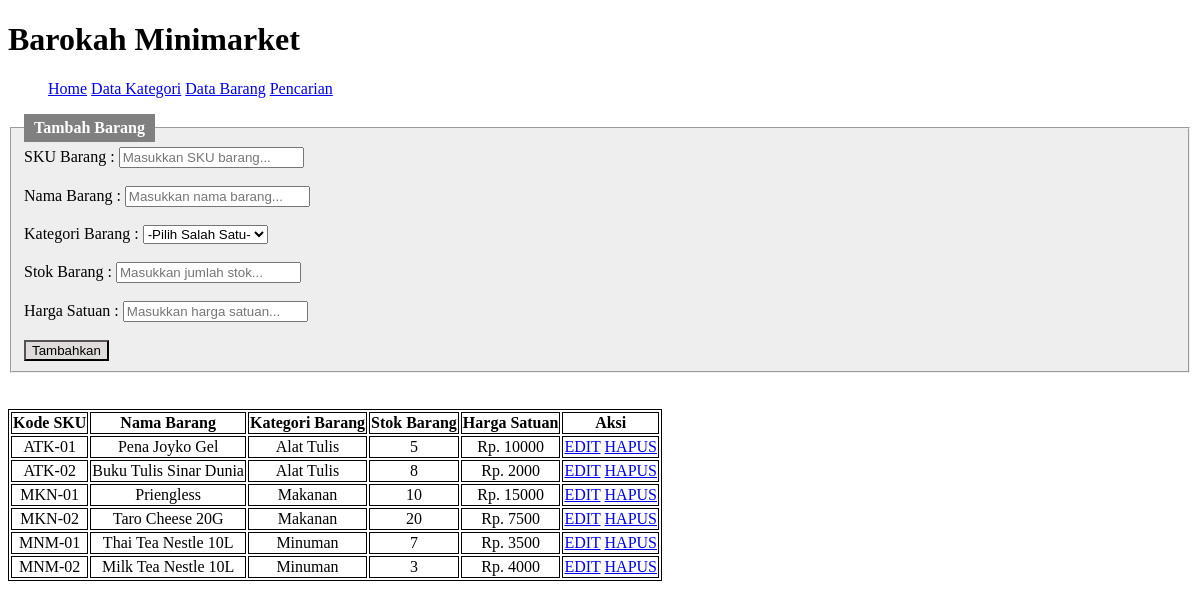
Screenshot of /UTS/data_barang.php with the database file from the repository.
### tables this page shows
CREATE TABLE `barang` (
  `sku_barang` varchar(50) NOT NULL,
  `nama_barang` varchar(50) NOT NULL,
  `kategori_barang` varchar(50) NOT NULL,
  `stok_barang` int(20) NOT NULL,
  `harga_satuan` int(20) NOT NULL
);

### UTS/data_barang.php (the view, shortened to what this page needs)
<!DOCTYPE html>
<html lang="en">
<head>
    <link rel="stylesheet" href="css/style.css">
    <?php
        include ("connection.php");
    ?>
</head>
<body>
    <h1>Barokah Minimarket</h1>
    <ul class="navigasi">
        <li><a href="index.php">Home</a></li>
        <li><a href="data_kategori.php">Data Kategori</a></li>
        <li><a href="data_barang.php">Data Barang</a></li>
        <li><a href="pencarian.php">Pencarian</a></li>
    </ul>
    <form action="proses_data.php" method="GET">
        <fieldset>
            <legend>Tambah Barang</legend>
            <label for="sku_barang">SKU Barang :</label>
            <input type="text" name="sku_barang" required="required" placeholder="Masukkan SKU barang...">
            <br><br>
            <label for="nama_barang">Nama Barang :</label>
            <input type="text" name="nama_barang" required="required" placeholder="Masukkan nama barang...">
            <br><br>
            <label for="kategori_barang">Kategori Barang :</label>
            <?php
                    $query = "SELECT nama_kategori FROM kategori ORDER BY nama_kategori ASC";
                    $result = mysqli_query($connect, $query);
            ?>
            <select name="kategori_barang" required="required">
                <option value="">-Pilih Salah Satu-</option>
                <?php while($data = mysqli_fetch_array($result)): ?>
                    <br>
                <?php endwhile ?>
            </select>
            <br><br>
            <label for="stok_barang">Stok Barang :</label>
            <input type="number"  name="stok_barang" required="required" placeholder="Masukkan jumlah stok...">
            <br><br>
            <label for="harga_satuan">Harga Satuan :</label>
            <input type="number" name="harga_satuan" required="required" placeholder="Masukkan harga satuan...">
            <br><br>
            <button type="submit" name="tambah_barang" class="tombol">Tambahkan</button>
        </fieldset>
    </form>
    <br><br>
    <table>
        <?php
            $query = "SELECT * FROM barang ORDER BY sku_barang ASC";
            $result = mysqli_query($connect, $query);
        ?>
        <thead>
            <tr>
                <th>Kode SKU</th>
                <th>Nama Barang</th>
                <th>Kategori Barang</th>
                <th>Stok Barang</th>
                <th>Harga Satuan</th>
                <th>Aksi</th>
            </tr>
        </thead>
        <tbody>
            <?php while($data = mysqli_fetch_array($result)) :?>
            <tr>
                <td><?php echo $data['sku_barang']; ?></td>
                <td><?php echo $data['nama_barang']; ?></td>
                <td><?php echo $data['kategori_barang']; ?></td>
                <td><?php echo $data['stok_barang']; ?></td>
                <td>Rp. <?php echo $data['harga_satuan']; ?></td>
                <td>
                    <a href="update_data_barang.php?edit_barang=<?php echo $data['sku_barang']; ?>">EDIT</a>
                    <a href="proses_data.php?delete_barang=<?php echo $data['sku_barang'];?>">HAPUS</a>
                </td>
            </tr>
            <?php endwhile ?>
        </tbody>
    </table>
</body>
</html>

### UTS/css/style.css (style rules this page uses)
.navigasi { list-style-type: none; }
.navigasi li { display: inline; }
table, th, td { border: 1px solid black; text-align: center; }
fieldset { background-color: #eeeeee; }
legend { background-color: gray; color: white; padding: 5px 10px; font-weight: bold; }
.tombol { background-color: #dfdbdb; }

### rows the page displays
barang: sku_barang "ATK-01", nama_barang "Pena Joyko Gel", kategori_barang "Alat Tulis", stok_barang "5", harga_satuan "10000"
barang: sku_barang "ATK-02", nama_barang "Buku Tulis Sinar Dunia", kategori_barang "Alat Tulis", stok_barang "8", harga_satuan "2000"
barang: sku_barang "MKN-01", nama_barang "Priengless", kategori_barang "Makanan", stok_barang "10", harga_satuan "15000"
barang: sku_barang "MKN-02", nama_barang "Taro Cheese 20G", kategori_barang "Makanan", stok_barang "20", harga_satuan "7500"
barang: sku_barang "MNM-01", nama_barang "Thai Tea Nestle 10L", kategori_barang "Minuman", stok_barang "7", harga_satuan "3500"
barang: sku_barang "MNM-02", nama_barang "Milk Tea Nestle 10L", kategori_barang "Minuman", stok_barang "3", harga_satuan "4000"
